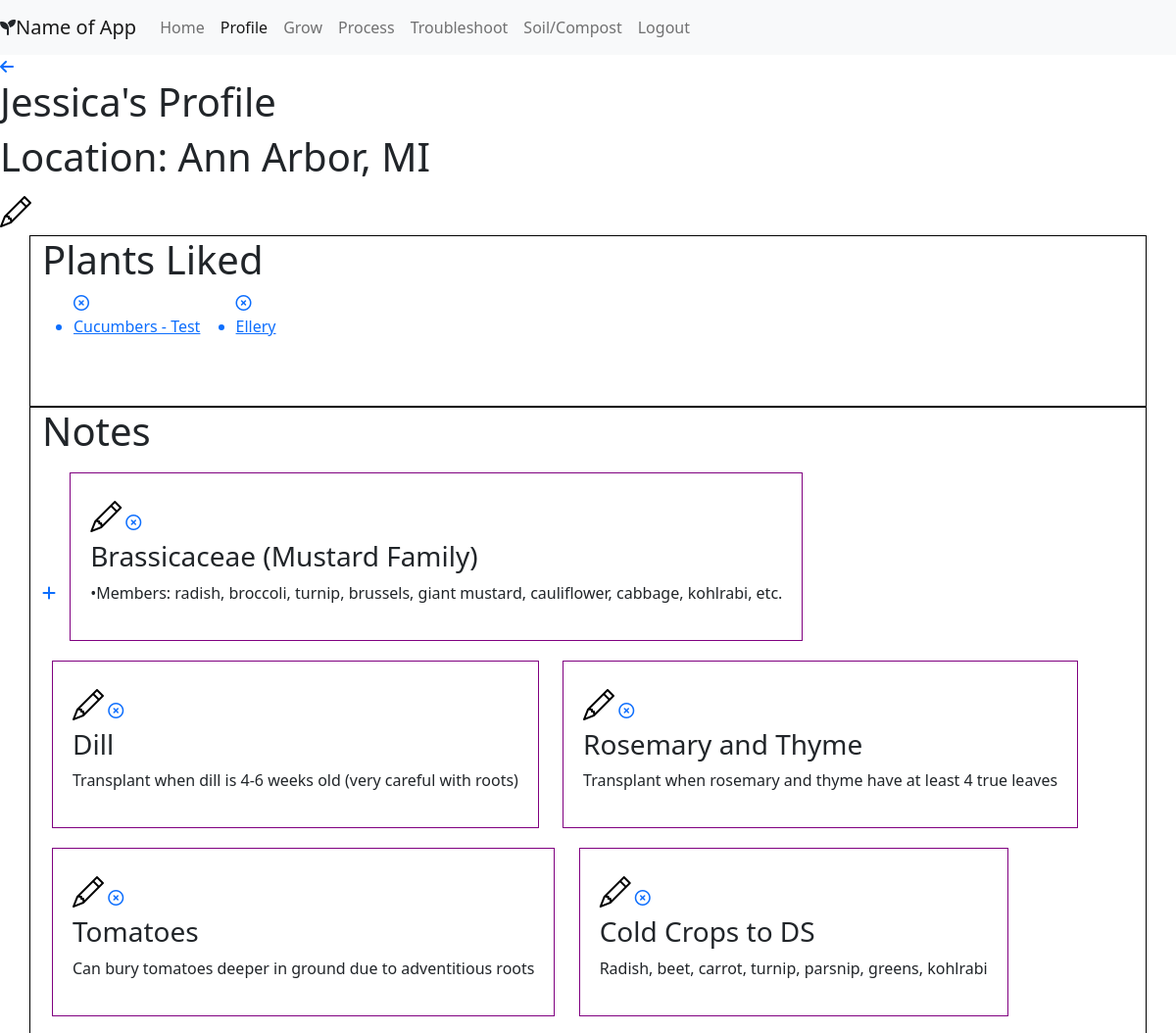
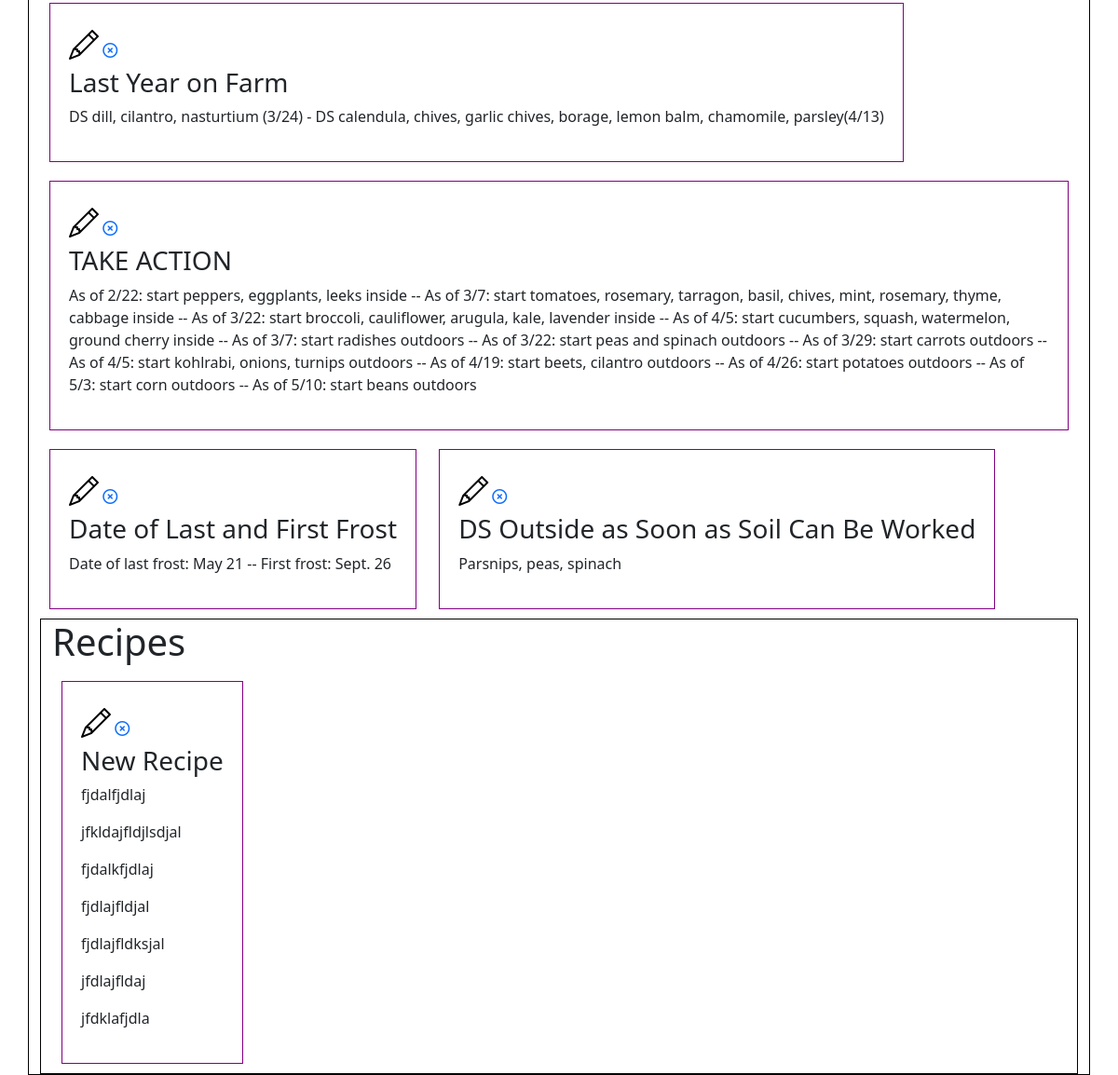
/profile/1 (signed in), run on the app's committed database (2 pictures, top to bottom).
### portfolio/models.py (models this page shows, shortened)
class User(models.Model):
    first_name = models.CharField(max_length=45)
    last_name = models.CharField(max_length=45)
    location = models.TextField(null = True)
    email = models.TextField()
    password = models.TextField()
    profile_pic = models.ImageField(null=True, blank=True)
    created_at = models.DateTimeField(auto_now_add=True)
    updated_at = models.DateTimeField(auto_now=True)
    objects = UserManager()

class Plant(models.Model):
    users_like = models.ManyToManyField(User, related_name = "plants_liked")
    category = models.CharField(max_length = 45)
    name = models.CharField(max_length = 45)
    plant_pic = models.ImageField(upload_to=None, height_field=None, width_field=None, max_length=100, blank=True, null=True)
    latin_name = models.CharField(max_length = 45, null=True)
    family=models.CharField(max_length = 45, null=True)
    transplant_or_ds = models.CharField(max_length = 255, null=True)
    start = models.CharField(max_length = 255, null=True)
    succession_planting = models.TextField(null = True)
    spacing = models.CharField(max_length = 45, null=True)
    height_width = models.CharField(max_length = 45, null=True)
    companion_plants = models.TextField(null = True)
    dont_plant_near = models.TextField(null = True)
    sun = models.CharField(max_length = 45, null=True)
    water = models.CharField(max_length = 255, null=True)
    pH = models.CharField(max_length = 45, null=True)
    soil_reqs = models.TextField(null = True)
    pruning = models.TextField(null = True)
    days_to_harvest = models.CharField(max_length = 45, null=True)
    harvesting = models.TextField(null = True)
    common_pests = models.TextField(null = True)
    medicinal_props = models.TextField(null = True)
    edibility = models.TextField(null = True)
    other_uses = models.TextField(null = True)
    specific_notes = models.TextField(null = True)
    created_at = models.DateTimeField(auto_now_add=True)
    updated_at = models.DateTimeField(auto_now=True)
    objects = PlantManager()

class Note(models.Model):
    title = models.CharField(max_length = 55, null=True)
    body = models.TextField(null=True)
    written_by = models.ForeignKey(User, related_name = "notes_written", on_delete=models.CASCADE, null=True)
    created_at = models.DateTimeField(auto_now_add=True)
    updated_at = models.DateTimeField(auto_now=True)
    objects = NoteManager()

class Recipe(models.Model):
    name = models.CharField(max_length = 45)
    written_by=models.ForeignKey(User, related_name="recipes_written", on_delete = models.CASCADE, null=True)
    source = models.CharField(max_length = 255)
    ingredients = models.TextField()
    supplies = models.TextField()
    total_yield = models.CharField(max_length = 45)
    active_time = models.CharField(max_length = 45)
    passive_time = models.CharField(max_length = 45)
    instructions = models.TextField()
    created_at = models.DateTimeField(auto_now_add=True)
    updated_at = models.DateTimeField(auto_now=True)
    objects = RecipeManager()

### portfolio/views.py (the view)
# urls.py: path('profile/<int:user_id>', views.profile),
def profile(request, user_id):
    if 'user_id' not in request.session:
        return redirect('/')
    context={
        'current_user' : User.objects.get(id = request.session['user_id']),
        'all_notes': Note.objects.all(),
        'all_recipes': Recipe.objects.all(),
        }
    return render(request, "profile.html", context)

### portfolio/templates/profile.html (shortened to what this page needs)
{% load static %}
<!DOCTYPE html>
<html lang="en">
<head>
    <link href="https://cdn.jsdelivr.net/npm/bootstrap@5.0.0-beta3/dist/css/bootstrap.min.css" rel="stylesheet"
>
    <link rel="stylesheet" href="https://cdn.jsdelivr.net/npm/bootstrap-icons@1.4.1/font/bootstrap-icons.css">
    <link rel="stylesheet" href="{% static 'css/styles.css' %}">
</head>
<body>
    <div>
        <nav class="navbar navbar-expand-lg navbar-light bg-light sticky-top">
            <i class="fas fa-seedling"></i><a class="navbar-brand" href="#"> Name of App</a>
            <div class="collapse navbar-collapse" id="navbarNavAltMarkup">
                <div class="navbar-nav">
                    <a class="nav-item nav-link" href="/home">Home</a>
                    <a class="nav-item nav-link active" href="/profile/{{current_user.id}}">Profile</a>
                    <a class="nav-item nav-link" href="/grow">Grow</a>
                    <a class="nav-item nav-link" href="/process">Process</a>
                    <a class="nav-item nav-link" href="#">Troubleshoot</a>
                    <a class="nav-item nav-link" href="/soil">Soil/Compost</a>
                    <a class="nav-item nav-link" href="/logout">Logout</a>
                </div>
            </div>
        </nav>
    </div>
    <a href="/home"><i class="fas fa-arrow-left"></i></a>
    <h1>{{current_user.first_name}}'s Profile</h1>
    <h1>Location: {{current_user.location}}</h1>
    <a href="/profile/{{current_user.id}}/edit"><i class="bi-pencil" style="font-size: 2rem; color: black"></i></a>
    <div class="container" style="min-height: 175px; border:1px solid black">
        <h1>Plants Liked</h1>
        {% for plant in current_user.plants_liked.all %}
        <ul style="display: inline-block;">
            <a href="/plant/{{plant.id}}/unlike_plant"><i class="far fa-times-circle"></i></a>
            <a href="/grow/details/{{plant.id}}">
                <li>{{plant.name}}</li>
            </a>
        </ul>
        {% endfor %}
    </div>
    <div class="container" style="min-height: 175px; border:1px solid black">
        <h1>Notes</h1>
        <a href="/note/new"><i class="fas fa-plus"></i></a>
        {% for note in current_user.notes_written.all %}
        <div class="container" style="width: fit-content; border:1px solid purple; padding: 20px; justify-content: left; display: inline-block; margin: 10px;">
            <a href="/note/{{note.id}}/edit"><i class="bi-pencil" style="font-size: 2rem; color: black"></i></a>
            <a href="/note/{{note.id}}/delete"><i class="far fa-times-circle"></i></a>
            <h3>{{note.title}}</h3>
            <p>{{note.body}}</p>
        </div>
        {% endfor %}
        <div class="container" style="min-height: 175px; border:1px solid black">
            <h1>Recipes</h1>
            {% for recipe in current_user.recipes_written.all %}
            <div class="container" style="width: fit-content; border:1px solid purple; padding: 20px; justify-content: left; display: inline-block; margin: 10px;">
                <a href="/recipe/{{recipe.id}}/edit"><i class="bi-pencil" style="font-size: 2rem; color: black"></i></a>
                <a href="/recipe/{{recipe.id}}/delete"><i class="far fa-times-circle"></i></a>
                <h3>{{recipe.name}}</h3>
                <p>{{recipe.source}}</p>
                <p>{{recipe.ingredients}}</p>
                <p>{{recipe.supplies}}</p>
                <p>{{recipe.total_yield}}</p>
                <p>{{recipe.active_time}}</p>
                <p>{{recipe.passive_time}}</p>
                <p>{{recipe.instructions}}</p>
            </div>
            {% endfor %}
        </div>
</body>
</html>

### portfolio/static/css/styles.css (style rules this page uses)
* { margin: 0; padding: 0; }

### data on the page
User: first_name "Jessica", location "Ann Arbor, MI"
Plant: name "Cucumbers - Test"
Plant: name "Ellery"
Note: title "Brassicaceae (Mustard Family)", body "•Members: radish, broccoli, turnip, brussels, giant mustard, cauliflower, cabbage, kohlrabi, etc."
Note: title "Dill", body "Transplant when dill is 4-6 weeks old (very careful with roots)"
Note: title "Rosemary and Thyme", body "Transplant when rosemary and thyme have at least 4 true leaves"
Note: title "Tomatoes", body "Can bury tomatoes deeper in ground due to adventitious roots"
Note: title "Cold Crops to DS", body "Radish, beet, carrot, turnip, parsnip, greens, kohlrabi"
Note: title "Last Year on Farm", body "DS dill, cilantro, nasturtium (3/24) - DS calendula, chives, garlic chives, borage, lemon balm, chamomile, parsley(4/13)"
Note: title "TAKE ACTION", body "As of 2/22: start peppers, eggplants, leeks inside -- As of 3/7: start tomatoes, rosemary, tarragon, basil, chives, mint, rosemary, thyme, cabbage inside -- As of 3/22: start broccoli, cauliflower, arugula, kale, lavender inside -- As of 4/5: start cucumbers, squash, watermelon, ground cherry inside -- As of 3/7: start radishes outdoors -- As of 3/22: start peas and spinach outdoors -- As of 3/29: start carrots outdoors -- As of 4/5: start kohlrabi, onions, turnips outdoors -- As of 4/19: start beets, cilantro outdoors -- As of 4/26: start potatoes outdoors -- As of 5/3: start corn outdoors -- As of 5/10: start beans outdoors"
Note: title "Date of Last and First Frost", body "Date of last frost: May 21 -- First frost: Sept. 26"
Note: title "DS Outside as Soon as Soil Can Be Worked", body "Parsnips, peas, spinach"
Recipe: name "New Recipe", source "fjdalfjdlaj", ingredients "jfkldajfldjlsdjal", supplies "fjdalkfjdlaj", total_yield "fjdlajfldjal", active_time "fjdlajfldksjal", passive_time "jfdlajfldaj", instructions "jfdklafjdla"
